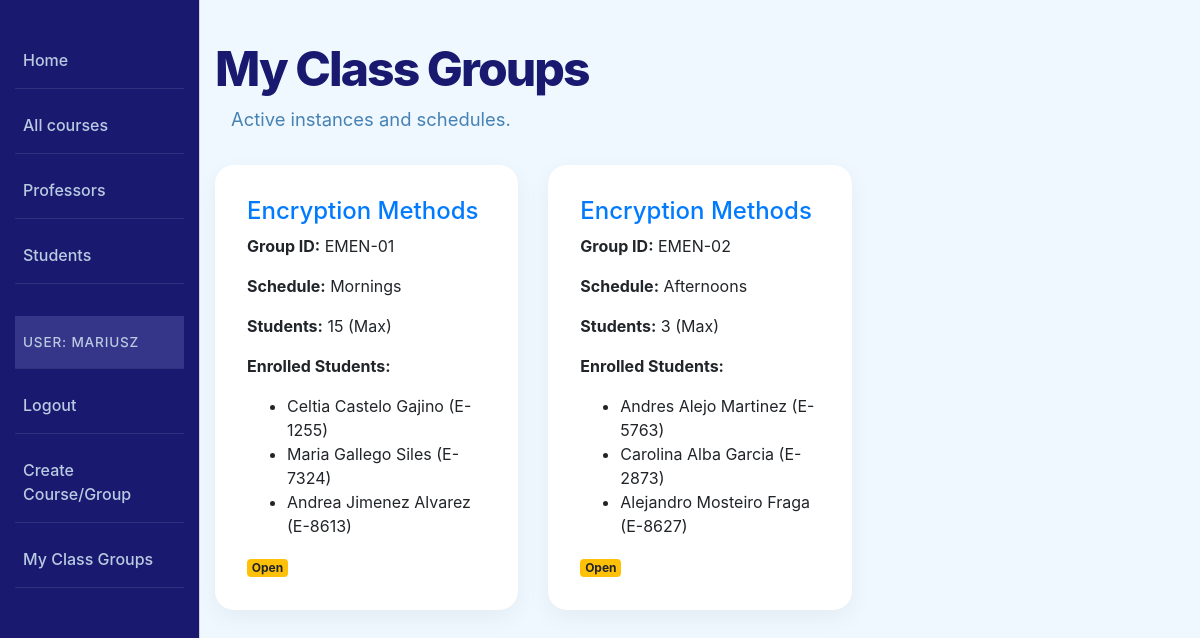
Before: /catalog/management/my-classes/ (signed in) with the older database file.
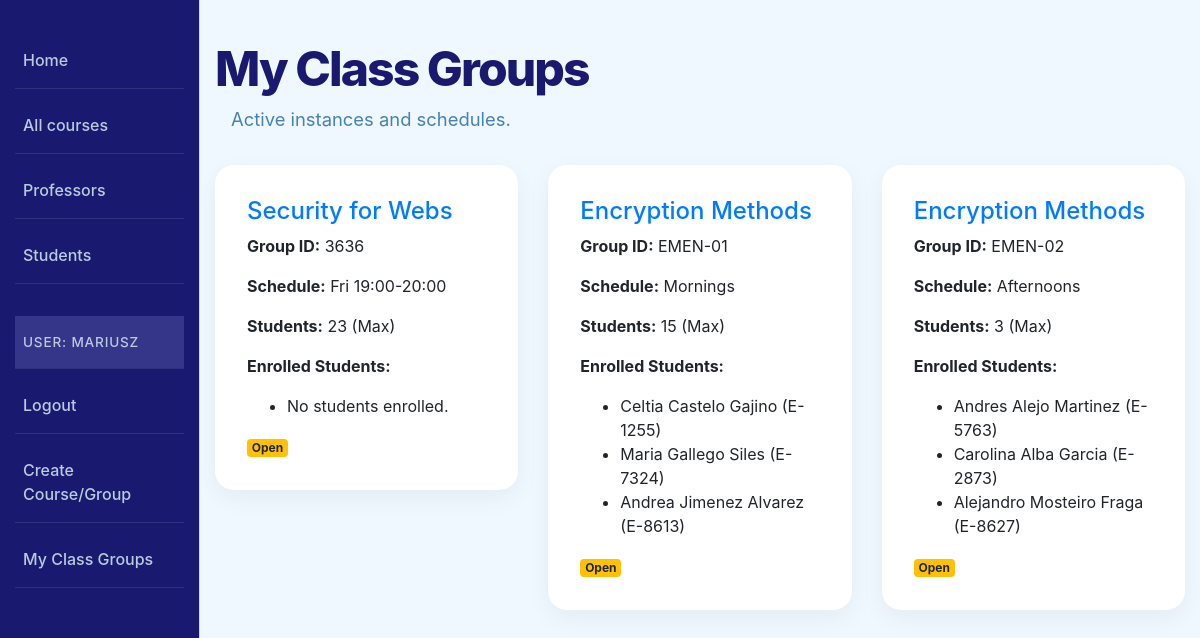
After: the same page with the newer database file.
### catalog/models.py (models this page shows, shortened)
class ClassGroup(models.Model):
  ENROLLMENT_STATUS_CHOICES = [
      ('OPEN', 'Open'),
      ('CLOSED', 'Closed'),
  ]
  class_id = models.CharField(verbose_name='Class Group ID', max_length=50, unique=True, help_text='Enter the class group ID')
  start_date = models.DateField(verbose_name='Start Date', blank=True, null=True)
  end_date = models.DateField(verbose_name='End Date', blank=True, null=True)
  status = models.CharField(verbose_name='Enrollment Status', max_length=20, choices=ENROLLMENT_STATUS_CHOICES, default='OPEN')
  course = models.ForeignKey(Course, on_delete=models.CASCADE, related_name='class_groups')
  schedule = models.CharField(verbose_name='Class Schedule', max_length=255, blank=True, help_text='Enter the class schedule (e.g., Mon/Wed/Fri 10:00-11:00)')
  maxStudents = models.IntegerField(verbose_name='Maximum Students', help_text='Enter the maximum number of students')
  profesor = models.ForeignKey(Profesor, on_delete=models.SET_NULL, null=True, related_name='classes')
  enrolled_students = models.ManyToManyField(Student, related_name='classes', blank=True)

class Course(models.Model):
  course_code = models.CharField(verbose_name='Course Code', max_length=200, help_text='Enter the course code')
  title = models.CharField(verbose_name='Course Title', max_length=200, help_text='Enter the course title')
  description = models.TextField(verbose_name='Course Description', help_text='Enter the course description', blank=True)
  academic_level = models.ForeignKey('Level', on_delete=models.SET_NULL, null=True)
  department = models.ForeignKey('Department', on_delete=models.SET_NULL, null=True)
  topic = models.CharField(verbose_name='Course Topic', max_length=255, help_text='Enter the course topic', blank=True)
  visit_count = models.PositiveIntegerField(default=0)
  def get_absolute_url(self):
    return reverse('course-detail', args=[str(self.id)])

class Student(models.Model):
  user = models.OneToOneField(
      User, on_delete=models.CASCADE, null=True, blank=True, related_name='student',
  )
  first_name = models.CharField(verbose_name='First Name', max_length=200, help_text='Enter the student first name')
  last_name = models.CharField(verbose_name='Last Name', max_length=200, help_text='Enter the student last name')
  student_id = models.CharField(verbose_name='Student ID', max_length=50, unique=True, help_text='Enter the student ID')
  enrollment_year = models.IntegerField(verbose_name='Enrollment Year', blank=True, null=True, help_text='Enter the enrollment year')

### catalog/views.py (the view)
# urls.py: path('management/my-classes/', views.profesor_classes_view, name='profesor-classes'),
@login_required
def profesor_classes_view(request):
    if not hasattr(request.user, 'profesor'):
        raise PermissionDenied
    my_groups = ClassGroup.objects.filter(profesor=request.user.profesor).order_by('-start_date')
    return render(request, 'catalog/profesor_classes.html', {
        'my_groups': my_groups,
    })

### catalog/templates/catalog/profesor_classes.html
{% extends "base_generic.html" %}
{% block content %}
<h1 class="main-title">My Class Groups</h1>
<p class="subtitle">Active instances and schedules.</p>
<div class="row">
    {% for group in my_groups %}
    <div class="col-md-4 mb-4">
        <div class="stat-card" style="text-align: left;">
            <h4 style="color: MidnightBlue;">
                <a href="{{ group.course.get_absolute_url }}"
               class="course-title-link">
                    {{ group.course.title }}
                </a>
            </h4>
            <p><strong>Group ID:</strong> {{ group.class_id }}</p>
            <p><strong>Schedule:</strong> {{ group.schedule }}</p>
            <p><strong>Students:</strong> {{ group.maxStudents }} (Max)</p>
            <p><strong>Enrolled Students:</strong></p>
            <ul>
                {% for student in group.enrolled_students.all %}
                    <li>
                        {{ student.first_name }}
                        {{ student.last_name }}
                        ({{ student.student_id }})
                    </li>
                {% empty %}
                    <li>No students enrolled.</li>
                {% endfor %}
            </ul>
            <span class="badge {% if group.status == 'a' %}badge-success{% else %}badge-warning{% endif %}">
                {{ group.get_status_display }}
            </span>
        </div>
    </div>
    {% empty %}
    <div class="col-12"><p>You don't have any active class groups.</p></div>
    {% endfor %}
</div>
{% endblock %}

Changed rows visible on the page:
added ClassGroup: course "Security for Webs", class_id "3636", schedule "Fri 19:00-20:00", maxStudents "23", status "Open"
